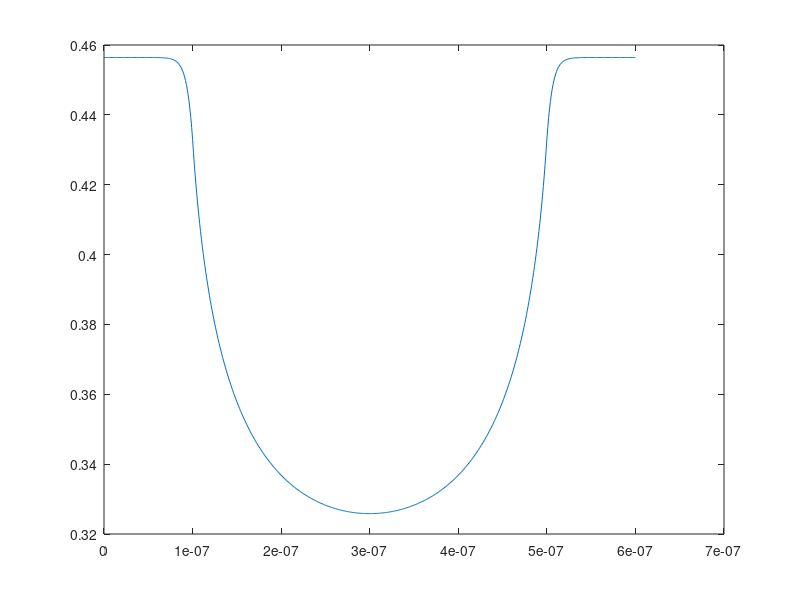
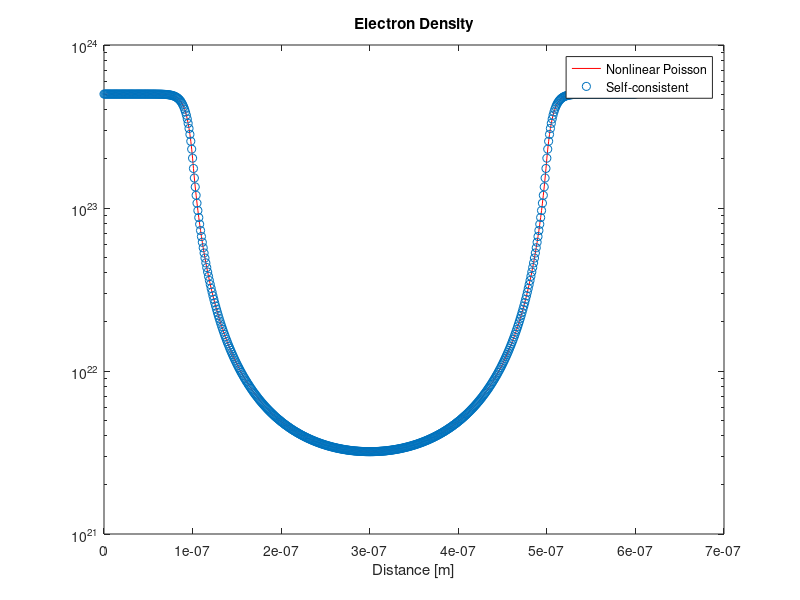

Write the MATLAB code that produced these figures, in order.
close all;
clear all;

Structure_sel = 0; % 0 is long, 1 is short structure.
Space_sel = 2; %1 is 0.5/0.2nm, 2 is 1/1nm, 3is 10nm/5nm;
q = 1.602192e-19;
k_B = 1.380662e-23;
eps0 = 8.854187817e-12; % Vaccum permittivity (F/m)
T = 300.0;
thermal = k_B*T/q;

%Deltax = 1e-9; % 1nm spacing


if(Structure_sel==0)%% Long structure
    if(Space_sel==1)
        N = 1201;
        Deltax = 0.5e-9;
        x_12 = 201; %At x=100nm
        x_23 = 1001; %At x=500nm
    elseif(Space_sel==2)
        N = 601;
        Deltax = 1e-9;
        x_12 = 101; %At x=100nm
        x_23 = 501; %At x=500nm
    elseif(Space_sel==3)
        N = 61;
        Deltax = 10e-9;
        x_12 = 11; %At x=100nm
        x_23 = 51; %At x=500nm
    end
   
else%%Short structure
    if(Space_sel==1)
        N = 601;
        Deltax = 0.2e-9;
        xs_12 = 201; %At x=40nm
        xs_23 = 401; %At x=80nm
    elseif(Space_sel==2)
        N = 121;
        Deltax = 1e-9;
        xs_12 = 41; %At x=40nm
        xs_23 = 81; %At x=80nm
    elseif(Space_sel==3)
        N = 13;
        Deltax = 5e-9;
        xs_12 = 5; %At x=40nm
        xs_23 = 9; %At x=80nm
    end
end
x = Deltax*transpose([0:N-1]); %real space (m)
eps_si = 11.7;
eps_ox = 3.9;

if(Structure_sel==0)
    Ndon = 2e21*ones(N,1); %2e15 /cm^3;
    Ndon(1:x_12,1) = 5e23; %5e17 /cm^3;
    Ndon(x_23:N,1) = 5e23; %5e17 /cm^3;
else
    Ndon = 2e23*ones(N,1); %2e17 /cm^3;
    Ndon(1:xs_12,1) = 5e25; %5e19 /cm^3;
    Ndon(xs_23:N,1) = 5e25; %5e19 /cm^3;
end
ni = 1.075e16; %1.075e10 /cm^3
coef = Deltax*Deltax*q/eps0;


phi = zeros(N,1);
phi(:,1) = thermal*log(Ndon(:,1)/ni);
for newton=1:10
    res = zeros(N,1);
    Jaco = sparse(N,N);
    res(1,1) = phi(1,1) - thermal*log(Ndon(1,1)/ni);
    Jaco(1,1) = 1.0;
    for iter=2:N-1
        res(iter,1) = eps_si*(phi(iter+1,1) - 2*phi(iter,1) + phi(iter-1,1));
        Jaco(iter,iter-1) = eps_si;
        Jaco(iter,iter) = -2*eps_si;
        Jaco(iter,iter+1) = eps_si;
    end
    res(N,1) = phi(N,1) - thermal*log(Ndon(N,1)/ni);
    Jaco(N,N) = 1.0;
    for iter=2:N-1
        res(iter,1) = res(iter,1) - coef*(-Ndon(iter,1) + ni*exp(phi(iter,1)/thermal));
        Jaco(iter,iter) = Jaco(iter,iter) - coef*ni*exp(phi(iter,1)/thermal)/thermal;
    end
    update = Jaco \ (-res);
    phi = phi + update;
    %norm(update,inf)
end
figure(1)
plot(x,phi)

elec = zeros(N,1);
elec = ni*exp(phi/thermal);
figure(2)
%plot(x,elec,'r');
semilogy(x,elec,'r');
hold on;



phi = zeros(N,1);
phi(:,1) = thermal*log(Ndon(:,1)/ni);
for newton=1:10
    res = zeros(2*N,1);
    Jaco = sparse(2*N,2*N);
    res(1,1) = phi(1,1) - thermal*log(Ndon(1,1)/ni);
    Jaco(1,1) = 1.0;
    for iter=2:N-1
        res(2*iter-1,1) = eps_si*(phi(iter+1,1) - 2*phi(iter,1) + phi(iter-1,1)) + coef*(Ndon(iter,1)-elec(iter,1));
        Jaco(2*iter-1,2*iter+1) = eps_si;
        Jaco(2*iter-1,2*iter-1) = -2*eps_si;
        Jaco(2*iter-1,2*iter-3) = eps_si;
        Jaco(2*iter-1,2*iter) = -coef;
    end
    res(2*N-1,1) = phi(N,1) - thermal*log(Ndon(N,1)/ni);
    Jaco(2*N-1,2*N-1) = 1.0;
    
    for iter=1:N-1
        n_av = 0.5*(elec(iter+1,1)+elec(iter,1));
        dphidx = (phi(iter+1,1) - phi(iter,1))/Deltax;
        delecdx = (elec(iter+1,1) - elec(iter,1))/Deltax;
        Jn = n_av * dphidx - thermal * delecdx;
        res(2*iter,1) = res(2*iter,1) + Jn;
        Jaco(2*iter,2*iter+2) = Jaco(2*iter,2*iter+2) + 0.5*dphidx - thermal / Deltax;
        Jaco(2*iter,2*iter) = Jaco(2*iter,2*iter) + 0.5*dphidx + thermal / Deltax;
        Jaco(2*iter,2*iter+1) = Jaco(2*iter,2*iter+1) + n_av / Deltax;
        Jaco(2*iter,2*iter-1) = Jaco(2*iter,2*iter-1) - n_av / Deltax;
        res(2*iter+2,1) = res(2*iter+2,1) - Jn;
        Jaco(2*iter+2,2*iter+2) = Jaco(2*iter+2,2*iter+2) - 0.5*dphidx + thermal /Deltax;
        Jaco(2*iter+2,2*iter) = Jaco(2*iter+2,2*iter) - 0.5*dphidx - thermal / Deltax;
        Jaco(2*iter+2,2*iter+1) = Jaco(2*iter+2,2*iter+1) - n_av / Deltax;
        Jaco(2*iter+2,2*iter-1) = Jaco(2*iter+2,2*iter-1) + n_av / Deltax;
    end
    
    res(2,1) = elec(1,1) - Ndon(1,1);
    Jaco(2,:) = 0;
    Jaco(2,2) = 1.0;
    res(2*N,1) = elec(N,1) - Ndon(N,1);
    Jaco(2*N,:) = 0;
    Jaco(2*N,2*N) = 1.0;
    
    
    
    Cvector = zeros(2*N,1);
    Cvector(1:2:2*N-1,1) = thermal;
    Cvector(2:2:2*N,1) = max(abs(Ndon));
    Cmatrix = spdiags(Cvector,0,2*N,2*N);
    Jaco_scaled = Jaco * Cmatrix;
    Rvector = 1./sum(abs(Jaco_scaled),2);
    Rmatrix = spdiags(Rvector,0,2*N,2*N);
    Jaco_scaled = Rmatrix * Jaco_scaled;
    res_scaled = Rmatrix * res;
    update_scaled = Jaco_scaled \ (-res_scaled);
    update =Cmatrix * update_scaled;
    
    
    
    %update = Jaco \ (-res);
    phi = phi + update(1:2:2*N-1,1);
    elec = elec + update(2:2:2*N,1);
    %norm(update(1:2:2*N-1,1),inf)
end





%plot(x,elec,'o');
semilogy(x,elec,'o');

legend('Nonlinear Poisson','Self-consistent')
title('Electron Density')
xlabel('Distance [m]')
%figure(3)
%semilogy(x,elec)
